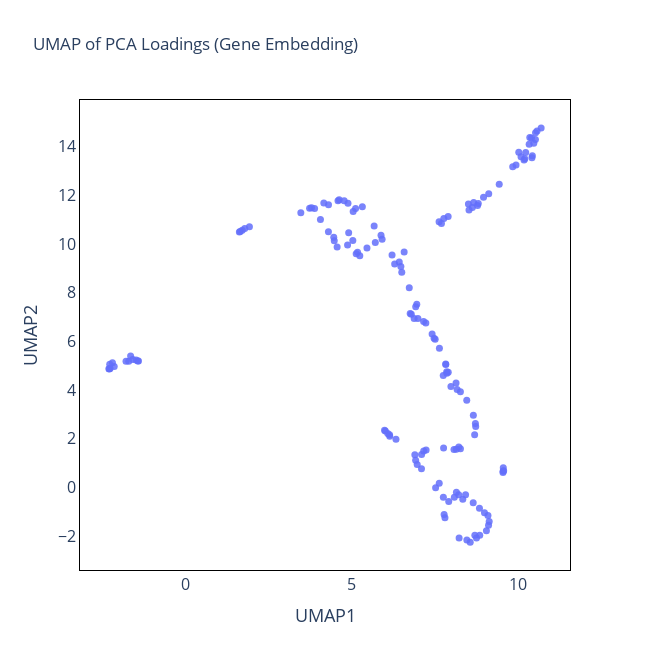

Notebook cell for this chart:
### Code cell
report = Spatial_DEG(n_components=3, standardize=True).fit(
    feature_matrix,
    feature_names=common_genes
)

# 1) conduct UMAP
umap_df = report.fit_umap_on_loadings(
    n_neighbors=5,
    min_dist=0.1,
    random_state=57,
)

# 2) show 2D maps
report.plot_umap_loadings_interactive(umap_df)

### Figure 1 — Plotly figure (JSON) as saved in the notebook; plotly's stock layout.template omitted (floating-point values rounded to 4 significant figures; data arrays with more than 128 entries replaced by an {"elided": "..."} marker saying what was removed)
{"data": [{"hovertemplate": "<b>%{hovertext}</b><br><br>UMAP1=%{x}<br>UMAP2=%{y}<extra></extra>", "hovertext": {"elided": "157 str values"}, "legendgroup": "", "marker": {"color": "#636efa", "opacity": 0.85, "size": 7, "symbol": "circle"}, "mode": "markers", "name": "", "orientation": "v", "showlegend": false, "type": "scatter", "x": {"elided": "157 float values"}, "xaxis": "x", "y": {"elided": "157 float values"}, "yaxis": "y"}], "layout": {"height": 650, "legend": {"tracegroupgap": 0}, "plot_bgcolor": "white", "title": {"text": "UMAP of PCA Loadings (Gene Embedding)"}, "width": 650, "xaxis": {"anchor": "y", "domain": [0, 1], "linecolor": "black", "linewidth": 1, "mirror": true, "showline": true, "tickfont": {"size": 16}, "title": {"font": {"size": 18}, "text": "UMAP1"}}, "yaxis": {"anchor": "x", "domain": [0, 1], "linecolor": "black", "linewidth": 1, "mirror": true, "showline": true, "tickfont": {"size": 16}, "title": {"font": {"size": 18}, "text": "UMAP2"}}}}
